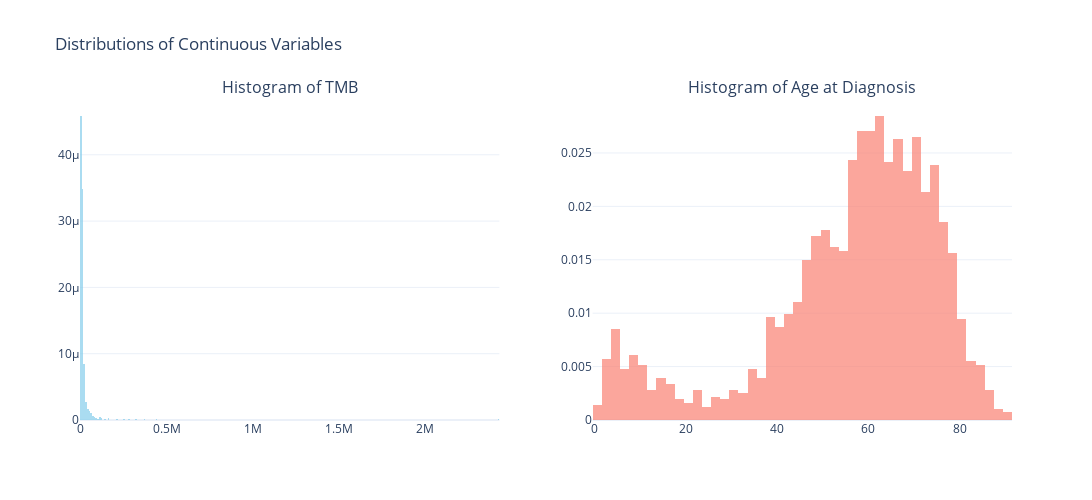

Notebook source saved alongside this figure:
### Markdown cell above
Note that around 100 donors are dropped from analysis due to non-available age at diagnosis data. This is a small proportion.

### Code cell
from sklearn.linear_model import LinearRegression
from sklearn.model_selection import train_test_split
from sklearn.metrics import mean_squared_error
import plotly.graph_objects as go
from plotly.subplots import make_subplots
from scipy import stats
import numpy as np

# Check for normality using Shapiro-Wilk test
_, p_value_tmb = stats.shapiro(df_regression['TMB_proxy'])
_, p_value_age = stats.shapiro(df_regression['donor_age_at_diagnosis'])

# Definitely the two variables do not follow a normal distribution
print(f'Shapiro-Wilk p-value for TMB: {p_value_tmb}')
print(f'Shapiro-Wilk p-value for Age at Diagnosis: {p_value_age}')


fig = make_subplots(
    rows=1, cols=2,
    subplot_titles=('Histogram of TMB', 'Histogram of Age at Diagnosis')
)

# TMB
fig.add_trace(
    go.Histogram(
        x=df_regression['TMB_proxy'],
        histnorm='probability density',
        name='TMB Hist',
        marker_color='skyblue',
        opacity=0.7
    ),
    row=1, col=1
)

# Age
fig.add_trace(
    go.Histogram(
        x=df_regression['donor_age_at_diagnosis'],
        histnorm='probability density',
        name='Age Hist',
        marker_color='salmon',
        opacity=0.7
    ),
    row=1, col=2
)

fig.update_layout(
    title_text="Distributions of Continuous Variables",
    height=500,
    width=1200,
    showlegend=False,
    template="plotly_white"
)

fig.show()

### Figure 1 — Plotly figure (JSON) as saved in the notebook; plotly's stock layout.template omitted (floating-point values rounded to 4 significant figures; data arrays with more than 128 entries replaced by an {"elided": "..."} marker saying what was removed)
{"data": [{"histnorm": "probability density", "marker": {"color": "skyblue"}, "name": "TMB Hist", "opacity": 0.7, "type": "histogram", "x": {"elided": "2530 float values"}, "xaxis": "x", "yaxis": "y"}, {"histnorm": "probability density", "marker": {"color": "salmon"}, "name": "Age Hist", "opacity": 0.7, "type": "histogram", "x": {"elided": "2530 float values"}, "xaxis": "x2", "yaxis": "y2"}], "layout": {"annotations": [{"font": {"size": 16}, "showarrow": false, "text": "Histogram of TMB", "x": 0.225, "xanchor": "center", "xref": "paper", "y": 1, "yanchor": "bottom", "yref": "paper"}, {"font": {"size": 16}, "showarrow": false, "text": "Histogram of Age at Diagnosis", "x": 0.775, "xanchor": "center", "xref": "paper", "y": 1, "yanchor": "bottom", "yref": "paper"}], "height": 500, "showlegend": false, "title": {"text": "Distributions of Continuous Variables"}, "width": 1200, "xaxis": {"anchor": "y", "domain": [0, 0.45]}, "xaxis2": {"anchor": "y2", "domain": [0.55, 1]}, "yaxis": {"anchor": "x", "domain": [0, 1]}, "yaxis2": {"anchor": "x2", "domain": [0, 1]}}}
